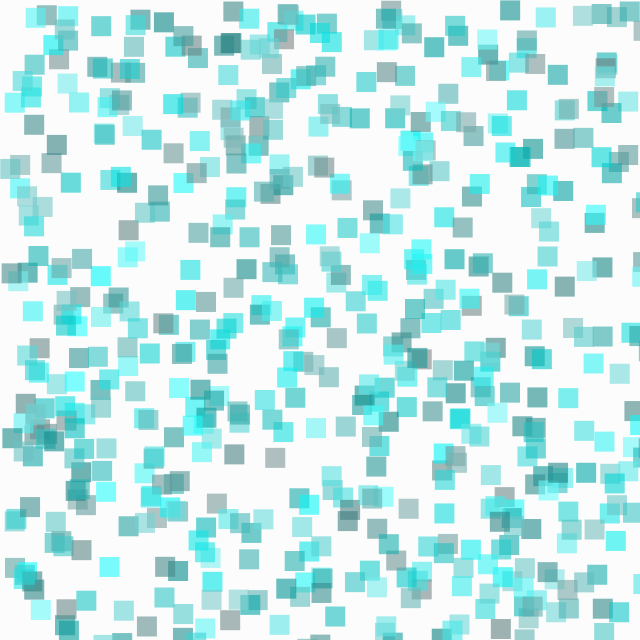
Frame 1 (no input)
Frame 60 (the mouse pressed at the canvas centre just before this capture): identical to frame 1, image omitted
Frame 120 (the mouse held since frame 60 and released just before this capture): identical to frame 1, image omitted

The Processing sketch that drew this single still picture (run headless with seeded random() and noise(); from frame 60 on, the mouse is pressed at the canvas centre):

// Processing sketch: sketch_028
// ── sketch_028.pde
void setup() {
    size(640, 640);
    colorMode(RGB, 100);
    background(99);
    noStroke();
    
    for(int i = 0; i < 600; i++){
        float c1 = random(0,50);
        float c2 = random(50, 100);
        fill(c1, c2, c2, 60);
        float x = random(width);
        float y = random(height);
        rect(x, y, 20, 20);
    }
}

void draw() {
}

void keyTyped() {
    if (key == 's' || key == 'S') {
        save("screen.png");
    }
}
